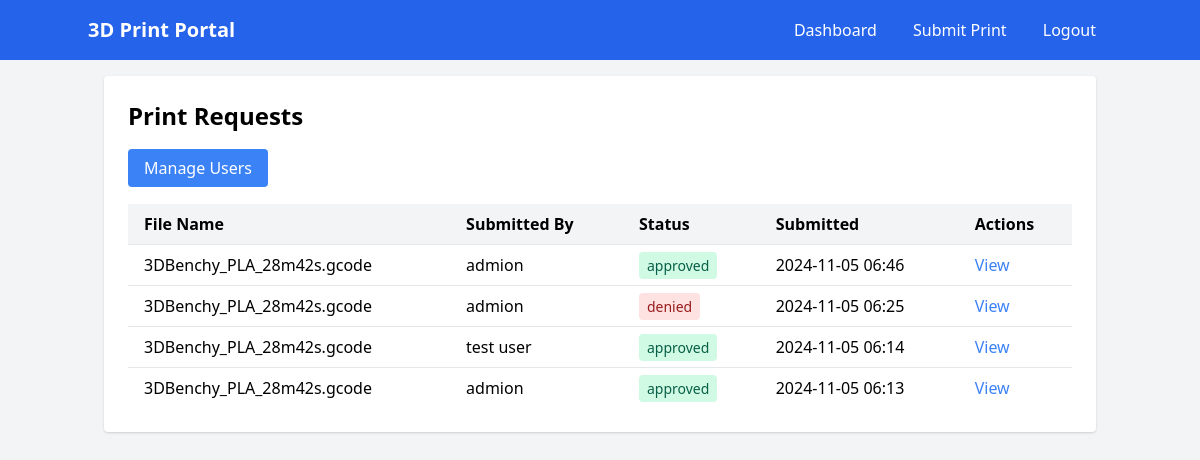
Page /dashboard (signed in) on the earlier database version.
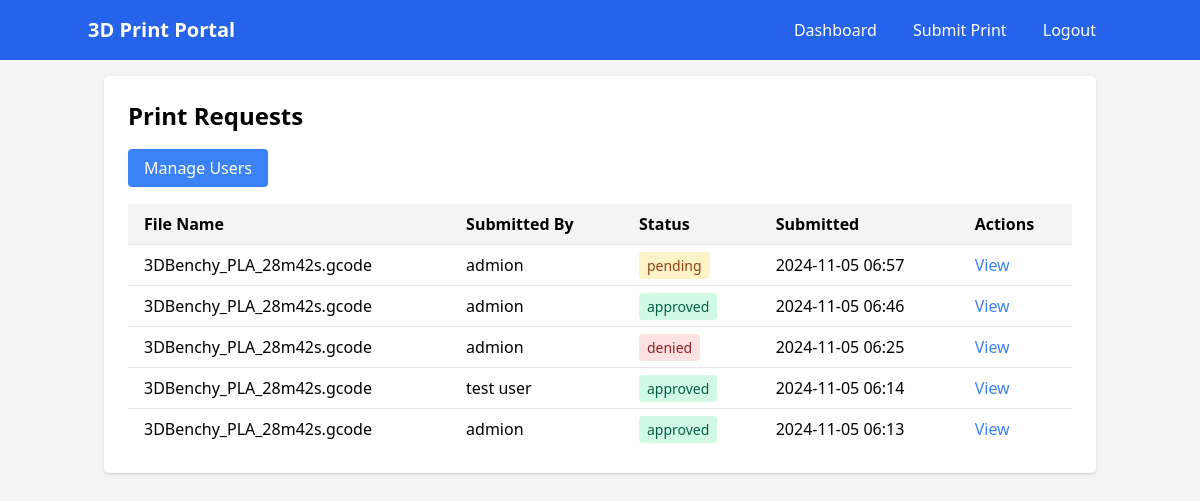
Same page on the later database version.
### app.py (models this page shows)
class PrintRequest(db.Model):
    id = db.Column(db.Integer, primary_key=True)
    filename = db.Column(db.String(120), nullable=False)
    filepath = db.Column(db.String(200), nullable=False)
    status = db.Column(db.String(20), default="pending")
    timestamp = db.Column(db.DateTime, default=datetime.utcnow)
    user_id = db.Column(db.Integer, db.ForeignKey("user.id"), nullable=False)
    notes = db.Column(db.Text)
    estimated_time = db.Column(db.Integer)
    material_type = db.Column(db.String(50))
    material_amount = db.Column(db.Float)
    layer_height = db.Column(db.Float)

class User(UserMixin, db.Model):
    id = db.Column(db.Integer, primary_key=True)
    username = db.Column(db.String(80), unique=True, nullable=False)
    email = db.Column(db.String(120), unique=True, nullable=False)
    id_number = db.Column(db.String(20), unique=True, nullable=False)
    password_hash = db.Column(db.String(120), nullable=False)
    is_admin = db.Column(db.Boolean, default=False)
    print_requests = db.relationship("PrintRequest", backref="user", lazy=True)

### app.py (the view)
@app.route("/dashboard")
@login_required
def dashboard():
    if current_user.is_admin:
        print_requests = PrintRequest.query.order_by(
            PrintRequest.timestamp.desc()
        ).all()
    else:
        print_requests = (
            PrintRequest.query.filter_by(user_id=current_user.id)
            .order_by(PrintRequest.timestamp.desc())
            .all()
        )
    return render_template("dashboard.html", print_requests=print_requests)

### app.py (called while the page is built)
@login_manager.user_loader
def load_user(user_id):
    return db.session.get(User, int(user_id))

### templates/dashboard.html
{% extends "base.html" %}
{% block content %}
<div class="bg-white p-6 rounded shadow">
    <h2 class="text-2xl font-bold mb-6">Print Requests</h2>
    {% if current_user.is_admin %}
    <div class="mb-6">
        <a href="{{ url_for('manage_users') }}"
           class="bg-blue-500 text-white px-4 py-2 rounded hover:bg-blue-600">
            Manage Users
        </a>
    </div>
    {% endif %}
    <table class="w-full">
        <thead>
            <tr class="bg-gray-100">
                <th class="px-4 py-2 text-left">File Name</th>
                <th class="px-4 py-2 text-left">Submitted By</th>
                <th class="px-4 py-2 text-left">Status</th>
                <th class="px-4 py-2 text-left">Submitted</th>
                <th class="px-4 py-2 text-left">Actions</th>
            </tr>
        </thead>
        <tbody>
            {% for request in print_requests %}
            <tr class="border-t">
                <td class="px-4 py-2">{{ request.filename }}</td>
                <td class="px-4 py-2">{{ request.user.username }}</td>
                <td class="px-4 py-2">
                    <span class="px-2 py-1 rounded text-sm
                        {% if request.status == 'pending' %}bg-yellow-100 text-yellow-800
                        {% elif request.status == 'approved' %}bg-green-100 text-green-800
                        {% elif request.status == 'denied' %}bg-red-100 text-red-800
                        {% endif %}">
                        {{ request.status }}
                    </span>
                </td>
                <td class="px-4 py-2">{{ request.timestamp.strftime('%Y-%m-%d %H:%M') }}</td>
                <td class="px-4 py-2">
                    <a href="{{ url_for('view_request', request_id=request.id) }}"
                       class="text-blue-500 hover:text-blue-700">View</a>
                </td>
            </tr>
            {% endfor %}
        </tbody>
    </table>
</div>
{% endblock %}

Differences in the rows shown:
added PrintRequest: filename "3DBenchy_PLA_28m42s.gcode", user.username "admion", status "pending", timestamp "2024-11-05 06:57"
